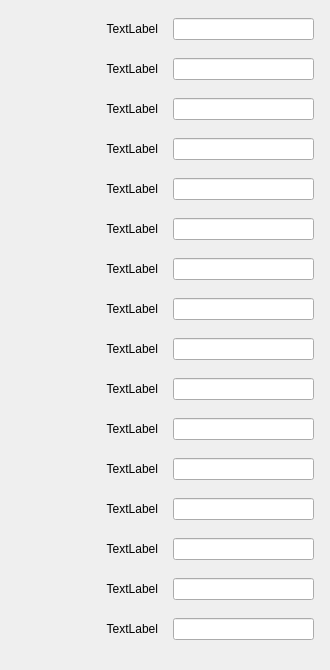
       <widget class="QWidget" name="scrollAreaWidgetContents_2">
        <property name="geometry">
         <rect>
          <x>0</x>
          <y>0</y>
          <width>330</width>
          <height>670</height>
         </rect>
        </property>
        <property name="sizePolicy">
         <sizepolicy hsizetype="Minimum" vsizetype="Minimum">
          <horstretch>0</horstretch>
          <verstretch>0</verstretch>
         </sizepolicy>
        </property>
        <layout class="QVBoxLayout" name="verticalLayout_3">
         <item>
          <widget class="QWidget" name="widget_18" native="true">
           <property name="sizePolicy">
            <sizepolicy hsizetype="Expanding" vsizetype="Fixed">
             <horstretch>0</horstretch>
             <verstretch>0</verstretch>
            </sizepolicy>
           </property>
           <layout class="QHBoxLayout" name="horizontalLayout_37" stretch="1,1">
            <property name="spacing">
             <number>15</number>
            </property>
            <property name="leftMargin">
             <number>5</number>
            </property>
            <property name="topMargin">
             <number>5</number>
            </property>
            <property name="rightMargin">
             <number>5</number>
            </property>
            <property name="bottomMargin">
             <number>5</number>
            </property>
            <item>
             <widget class="QLabel" name="label_36">
              <property name="text">
               <string>TextLabel</string>
              </property>
              <property name="alignment">
               <set>Qt::AlignmentFlag::AlignRight|Qt::AlignmentFlag::AlignTrailing|Qt::AlignmentFlag::AlignVCenter</set>
              </property>
             </widget>
            </item>
            <item>
             <widget class="QLineEdit" name="lineEdit_36"/>
            </item>
           </layout>
          </widget>
         </item>
         <item>
          <widget class="QWidget" name="widget_19" native="true">
           <property name="sizePolicy">
            <sizepolicy hsizetype="Expanding" vsizetype="Fixed">
             <horstretch>0</horstretch>
             <verstretch>0</verstretch>
            </sizepolicy>
           </property>
           <layout class="QHBoxLayout" name="horizontalLayout_38" stretch="1,1">
            <property name="spacing">
             <number>15</number>
            </property>
            <property name="leftMargin">
             <number>5</number>
            </property>
            <property name="topMargin">
             <number>5</number>
            </property>
            <property name="rightMargin">
             <number>5</number>
            </property>
            <property name="bottomMargin">
             <number>5</number>
            </property>
            <item>
             <widget class="QLabel" name="label_37">
              <property name="text">
               <string>TextLabel</string>
              </property>
              <property name="alignment">
               <set>Qt::AlignmentFlag::AlignRight|Qt::AlignmentFlag::AlignTrailing|Qt::AlignmentFlag::AlignVCenter</set>
              </property>
             </widget>
            </item>
            <item>
             <widget class="QLineEdit" name="lineEdit_37"/>
            </item>
           </layout>
          </widget>
         </item>
         <item>
          <widget class="QWidget" name="widget_20" native="true">
           <property name="sizePolicy">
            <sizepolicy hsizetype="Expanding" vsizetype="Fixed">
             <horstretch>0</horstretch>
             <verstretch>0</verstretch>
            </sizepolicy>
           </property>
           <layout class="QHBoxLayout" name="horizontalLayout_39" stretch="1,1">
            <property name="spacing">
             <number>15</number>
            </property>
            <property name="leftMargin">
             <number>5</number>
            </property>
            <property name="topMargin">
             <number>5</number>
            </property>
            <property name="rightMargin">
             <number>5</number>
            </property>
            <property name="bottomMargin">
             <number>5</number>
            </property>
            <item>
             <widget class="QLabel" name="label_38">
              <property name="text">
               <string>TextLabel</string>
              </property>
              <property name="alignment">
               <set>Qt::AlignmentFlag::AlignRight|Qt::AlignmentFlag::AlignTrailing|Qt::AlignmentFlag::AlignVCenter</set>
              </property>
             </widget>
            </item>
            <item>
             <widget class="QLineEdit" name="lineEdit_38"/>
            </item>
           </layout>
          </widget>
         </item>
         <item>
          <widget class="QWidget" name="widget_21" native="true">
           <property name="sizePolicy">
            <sizepolicy hsizetype="Expanding" vsizetype="Fixed">
             <horstretch>0</horstretch>
             <verstretch>0</verstretch>
            </sizepolicy>
           </property>
           <layout class="QHBoxLayout" name="horizontalLayout_40" stretch="1,1">
            <property name="spacing">
             <number>15</number>
            </property>
            <property name="leftMargin">
             <number>5</number>
            </property>
            <property name="topMargin">
             <number>5</number>
            </property>
            <property name="rightMargin">
             <number>5</number>
            </property>
            <property name="bottomMargin">
             <number>5</number>
            </property>
            <item>
             <widget class="QLabel" name="label_39">
              <property name="text">
               <string>TextLabel</string>
              </property>
              <property name="alignment">
               <set>Qt::AlignmentFlag::AlignRight|Qt::AlignmentFlag::AlignTrailing|Qt::AlignmentFlag::AlignVCenter</set>
              </property>
             </widget>
            </item>
            <item>
             <widget class="QLineEdit" name="lineEdit_39"/>
            </item>
           </layout>
          </widget>
         </item>
         <item>
          <widget class="QWidget" name="widget_22" native="true">
           <property name="sizePolicy">
            <sizepolicy hsizetype="Expanding" vsizetype="Fixed">
             <horstretch>0</horstretch>
             <verstretch>0</verstretch>
            </sizepolicy>
           </property>
           <layout class="QHBoxLayout" name="horizontalLayout_41" stretch="1,1">
            <property name="spacing">
             <number>15</number>
            </property>
            <property name="leftMargin">
             <number>5</number>
            </property>
            <property name="topMargin">
             <number>5</number>
            </property>
            <property name="rightMargin">
             <number>5</number>
            </property>
            <property name="bottomMargin">
             <number>5</number>
            </property>
            <item>
             <widget class="QLabel" name="label_40">
              <property name="text">
               <string>TextLabel</string>
              </property>
              <property name="alignment">
               <set>Qt::AlignmentFlag::AlignRight|Qt::AlignmentFlag::AlignTrailing|Qt::AlignmentFlag::AlignVCenter</set>
              </property>
             </widget>
            </item>
            <item>
             <widget class="QLineEdit" name="lineEdit_40"/>
            </item>
           </layout>
          </widget>
         </item>
         <item>
          <widget class="QWidget" name="widget_23" native="true">
           <property name="sizePolicy">
            <sizepolicy hsizetype="Expanding" vsizetype="Fixed">
             <horstretch>0</horstretch>
             <verstretch>0</verstretch>
            </sizepolicy>
           </property>
           <layout class="QHBoxLayout" name="horizontalLayout_42" stretch="1,1">
            <property name="spacing">
             <number>15</number>
            </property>
            <property name="leftMargin">
             <number>5</number>
            </property>
            <property name="topMargin">
             <number>5</number>
            </property>
            <property name="rightMargin">
             <number>5</number>
            </property>
            <property name="bottomMargin">
             <number>5</number>
            </property>
            <item>
             <widget class="QLabel" name="label_41">
              <property name="text">
               <string>TextLabel</string>
              </property>
              <property name="alignment">
               <set>Qt::AlignmentFlag::AlignRight|Qt::AlignmentFlag::AlignTrailing|Qt::AlignmentFlag::AlignVCenter</set>
              </property>
             </widget>
            </item>
            <item>
             <widget class="QLineEdit" name="lineEdit_41"/>
            </item>
           </layout>
          </widget>
         </item>
         <item>
          <widget class="QWidget" name="widget_24" native="true">
           <property name="sizePolicy">
            <sizepolicy hsizetype="Expanding" vsizetype="Fixed">
             <horstretch>0</horstretch>
             <verstretch>0</verstretch>
            </sizepolicy>
           </property>
           <layout class="QHBoxLayout" name="horizontalLayout_43" stretch="1,1">
            <property name="spacing">
             <number>15</number>
            </property>
            <property name="leftMargin">
             <number>5</number>
            </property>
            <property name="topMargin">
             <number>5</number>
            </property>
            <property name="rightMargin">
             <number>5</number>
            </property>
            <property name="bottomMargin">
             <number>5</number>
            </property>
            <item>
             <widget class="QLabel" name="label_42">
              <property name="text">
               <string>TextLabel</string>
              </property>
              <property name="alignment">
               <set>Qt::AlignmentFlag::AlignRight|Qt::AlignmentFlag::AlignTrailing|Qt::AlignmentFlag::AlignVCenter</set>
              </property>
             </widget>
            </item>
            <item>
             <widget class="QLineEdit" name="lineEdit_42"/>
            </item>
           </layout>
          </widget>
         </item>
         <item>
          <widget class="QWidget" name="widget_25" native="true">
           <property name="sizePolicy">
            <sizepolicy hsizetype="Expanding" vsizetype="Fixed">
             <horstretch>0</horstretch>
             <verstretch>0</verstretch>
            </sizepolicy>
           </property>
           <layout class="QHBoxLayout" name="horizontalLayout_44" stretch="1,1">
            <property name="spacing">
             <number>15</number>
            </property>
            <property name="leftMargin">
             <number>5</number>
            </property>
            <property name="topMargin">
             <number>5</number>
            </property>
            <property name="rightMargin">
             <number>5</number>
            </property>
            <property name="bottomMargin">
             <number>5</number>
            </property>
            <item>
             <widget class="QLabel" name="label_43">
              <property name="text">
               <string>TextLabel</string>
              </property>
              <property name="alignment">
               <set>Qt::AlignmentFlag::AlignRight|Qt::AlignmentFlag::AlignTrailing|Qt::AlignmentFlag::AlignVCenter</set>
              </property>
             </widget>
            </item>
            <item>
             <widget class="QLineEdit" name="lineEdit_43"/>
            </item>
           </layout>
          </widget>
         </item>
         <item>
          <widget class="QWidget" name="widget_26" native="true">
           <property name="sizePolicy">
            <sizepolicy hsizetype="Expanding" vsizetype="Fixed">
             <horstretch>0</horstretch>
             <verstretch>0</verstretch>
            </sizepolicy>
           </property>
           <layout class="QHBoxLayout" name="horizontalLayout_45" stretch="1,1">
            <property name="spacing">
             <number>15</number>
            </property>
            <property name="leftMargin">
             <number>5</number>
            </property>
            <property name="topMargin">
             <number>5</number>
            </property>
            <property name="rightMargin">
             <number>5</number>
            </property>
            <property name="bottomMargin">
             <number>5</number>
            </property>
            <item>
             <widget class="QLabel" name="label_44">
              <property name="text">
               <string>TextLabel</string>
              </property>
              <property name="alignment">
               <set>Qt::AlignmentFlag::AlignRight|Qt::AlignmentFlag::AlignTrailing|Qt::AlignmentFlag::AlignVCenter</set>
              </property>
             </widget>
            </item>
            <item>
             <widget class="QLineEdit" name="lineEdit_44"/>
            </item>
           </layout>
          </widget>
         </item>
         <item>
          <widget class="QWidget" name="widget_27" native="true">
           <property name="sizePolicy">
            <sizepolicy hsizetype="Expanding" vsizetype="Fixed">
             <horstretch>0</horstretch>
             <verstretch>0</verstretch>
            </sizepolicy>
           </property>
           <layout class="QHBoxLayout" name="horizontalLayout_46" stretch="1,1">
            <property name="spacing">
             <number>15</number>
            </property>
            <property name="leftMargin">
             <number>5</number>
            </property>
            <property name="topMargin">
             <number>5</number>
            </property>
            <property name="rightMargin">
             <number>5</number>
            </property>
            <property name="bottomMargin">
             <number>5</number>
            </property>
            <item>
             <widget class="QLabel" name="label_45">
              <property name="text">
               <string>TextLabel</string>
              </property>
              <property name="alignment">
               <set>Qt::AlignmentFlag::AlignRight|Qt::AlignmentFlag::AlignTrailing|Qt::AlignmentFlag::AlignVCenter</set>
              </property>
             </widget>
            </item>
            <item>
             <widget class="QLineEdit" name="lineEdit_45"/>
            </item>
           </layout>
          </widget>
         </item>
         <item>
          <widget class="QWidget" name="widget_28" native="true">
           <property name="sizePolicy">
            <sizepolicy hsizetype="Expanding" vsizetype="Fixed">
             <horstretch>0</horstretch>
             <verstretch>0</verstretch>
            </sizepolicy>
           </property>
           <layout class="QHBoxLayout" name="horizontalLayout_47" stretch="1,1">
            <property name="spacing">
             <number>15</number>
            </property>
            <property name="leftMargin">
             <number>5</number>
            </property>
            <property name="topMargin">
             <number>5</number>
            </property>
            <property name="rightMargin">
             <number>5</number>
            </property>
            <property name="bottomMargin">
             <number>5</number>
            </property>
            <item>
             <widget class="QLabel" name="label_46">
              <property name="text">
               <string>TextLabel</string>
              </property>
              <property name="alignment">
               <set>Qt::AlignmentFlag::AlignRight|Qt::AlignmentFlag::AlignTrailing|Qt::AlignmentFlag::AlignVCenter</set>
              </property>
             </widget>
            </item>
            <item>
             <widget class="QLineEdit" name="lineEdit_46"/>
            </item>
           </layout>
          </widget>
         </item>
         <item>
          <widget class="QWidget" name="widget_29" native="true">
           <property name="sizePolicy">
            <sizepolicy hsizetype="Expanding" vsizetype="Fixed">
             <horstretch>0</horstretch>
             <verstretch>0</verstretch>
            </sizepolicy>
           </property>
           <layout class="QHBoxLayout" name="horizontalLayout_48" stretch="1,1">
            <property name="spacing">
             <number>15</number>
            </property>
            <property name="leftMargin">
             <number>5</number>
            </property>
            <property name="topMargin">
             <number>5</number>
            </property>
            <property name="rightMargin">
             <number>5</number>
            </property>
            <property name="bottomMargin">
             <number>5</number>
            </property>
            <item>
             <widget class="QLabel" name="label_47">
              <property name="text">
               <string>TextLabel</string>
              </property>
              <property name="alignment">
               <set>Qt::AlignmentFlag::AlignRight|Qt::AlignmentFlag::AlignTrailing|Qt::AlignmentFlag::AlignVCenter</set>
              </property>
             </widget>
            </item>
            <item>
             <widget class="QLineEdit" name="lineEdit_47"/>
            </item>
           </layout>
          </widget>
         </item>
         <item>
          <widget class="QWidget" name="widget_30" native="true">
           <property name="sizePolicy">
            <sizepolicy hsizetype="Expanding" vsizetype="Fixed">
             <horstretch>0</horstretch>
             <verstretch>0</verstretch>
            </sizepolicy>
           </property>
           <layout class="QHBoxLayout" name="horizontalLayout_49" stretch="1,1">
            <property name="spacing">
             <number>15</number>
            </property>
            <property name="leftMargin">
             <number>5</number>
            </property>
            <property name="topMargin">
             <number>5</number>
            </property>
            <property name="rightMargin">
             <number>5</number>
            </property>
            <property name="bottomMargin">
             <number>5</number>
            </property>
            <item>
             <widget class="QLabel" name="label_48">
              <property name="text">
               <string>TextLabel</string>
              </property>
              <property name="alignment">
               <set>Qt::AlignmentFlag::AlignRight|Qt::AlignmentFlag::AlignTrailing|Qt::AlignmentFlag::AlignVCenter</set>
              </property>
             </widget>
            </item>
            <item>
             <widget class="QLineEdit" name="lineEdit_48"/>
            </item>
           </layout>
          </widget>
         </item>
         <item>
          <widget class="QWidget" name="widget_31" native="true">
           <property name="sizePolicy">
            <sizepolicy hsizetype="Expanding" vsizetype="Fixed">
             <horstretch>0</horstretch>
             <verstretch>0</verstretch>
            </sizepolicy>
           </property>
           <layout class="QHBoxLayout" name="horizontalLayout_50" stretch="1,1">
            <property name="spacing">
             <number>15</number>
            </property>
            <property name="leftMargin">
             <number>5</number>
            </property>
            <property name="topMargin">
             <number>5</number>
            </property>
            <property name="rightMargin">
             <number>5</number>
            </property>
            <property name="bottomMargin">
             <number>5</number>
            </property>
            <item>
             <widget class="QLabel" name="label_49">
              <property name="text">
               <string>TextLabel</string>
              </property>
              <property name="alignment">
               <set>Qt::AlignmentFlag::AlignRight|Qt::AlignmentFlag::AlignTrailing|Qt::AlignmentFlag::AlignVCenter</set>
              </property>
             </widget>
            </item>
            <item>
             <widget class="QLineEdit" name="lineEdit_49"/>
            </item>
           </layout>
          </widget>
         </item>
         <item>
          <widget class="QWidget" name="widget_32" native="true">
           <property name="sizePolicy">
            <sizepolicy hsizetype="Expanding" vsizetype="Fixed">
             <horstretch>0</horstretch>
             <verstretch>0</verstretch>
            </sizepolicy>
           </property>
           <layout class="QHBoxLayout" name="horizontalLayout_51" stretch="1,1">
            <property name="spacing">
             <number>15</number>
            </property>
            <property name="leftMargin">
             <number>5</number>
            </property>
            <property name="topMargin">
             <number>5</number>
            </property>
            <property name="rightMargin">
             <number>5</number>
            </property>
            <property name="bottomMargin">
             <number>5</number>
            </property>
            <item>
             <widget class="QLabel" name="label_50">
              <property name="text">
               <string>TextLabel</string>
              </property>
              <property name="alignment">
               <set>Qt::AlignmentFlag::AlignRight|Qt::AlignmentFlag::AlignTrailing|Qt::AlignmentFlag::AlignVCenter</set>
              </property>
             </widget>
            </item>
            <item>
             <widget class="QLineEdit" name="lineEdit_50"/>
            </item>
           </layout>
          </widget>
         </item>
         <item>
          <widget class="QWidget" name="widget_33" native="true">
           <property name="sizePolicy">
            <sizepolicy hsizetype="Expanding" vsizetype="Fixed">
             <horstretch>0</horstretch>
             <verstretch>0</verstretch>
            </sizepolicy>
           </property>
           <layout class="QHBoxLayout" name="horizontalLayout_52" stretch="1,1">
            <property name="spacing">
             <number>15</number>
            </property>
            <property name="leftMargin">
             <number>5</number>
            </property>
            <property name="topMargin">
             <number>5</number>
            </property>
            <property name="rightMargin">
             <number>5</number>
            </property>
            <property name="bottomMargin">
             <number>5</number>
            </property>
            <item>
             <widget class="QLabel" name="label_51">
              <property name="text">
               <string>TextLabel</string>
              </property>
              <property name="alignment">
               <set>Qt::AlignmentFlag::AlignRight|Qt::AlignmentFlag::AlignTrailing|Qt::AlignmentFlag::AlignVCenter</set>
              </property>
             </widget>
            </item>
            <item>
             <widget class="QLineEdit" name="lineEdit_51"/>
            </item>
           </layout>
          </widget>
         </item>
        </layout>
       </widget>
